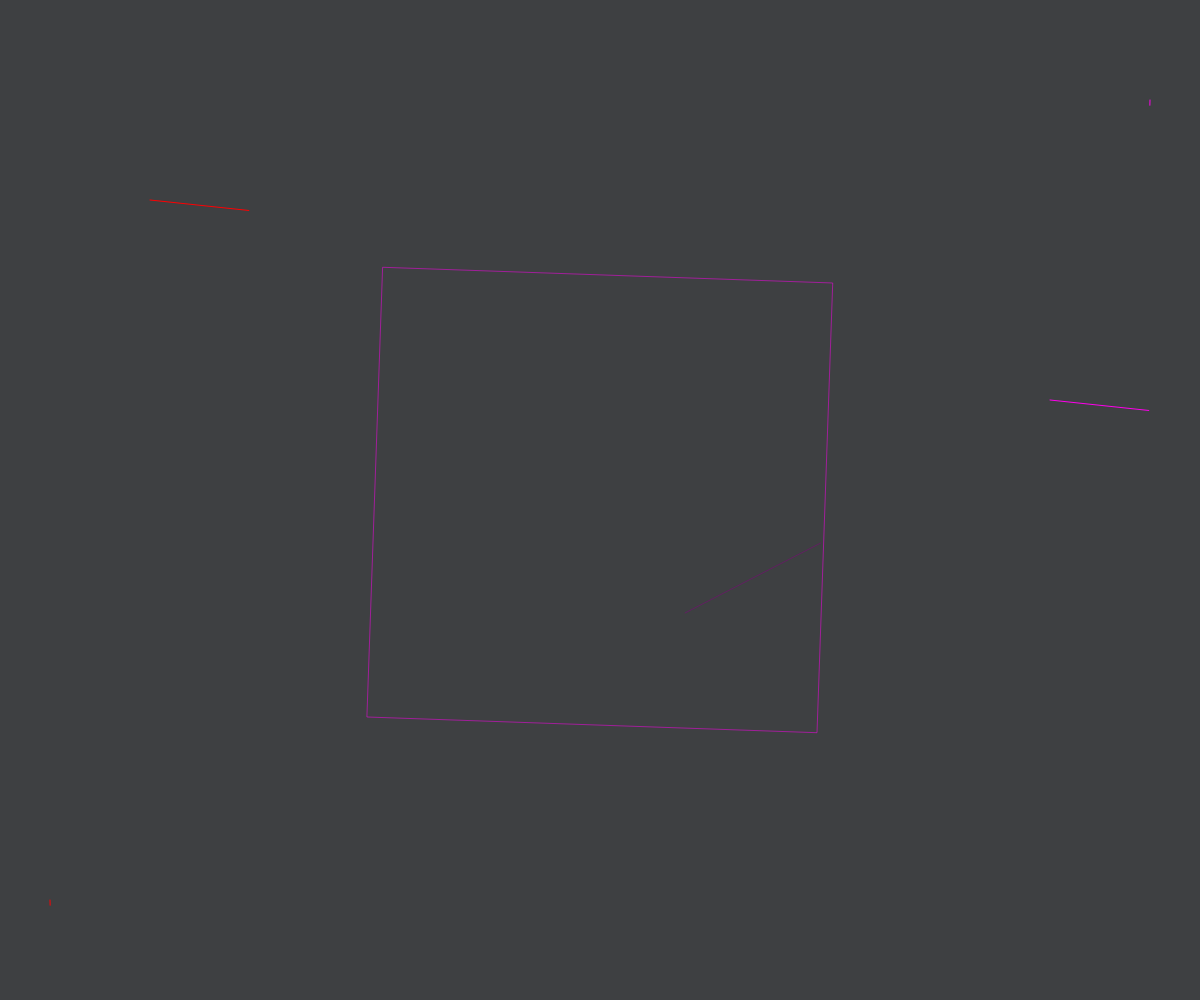
Frame 1 (no input)
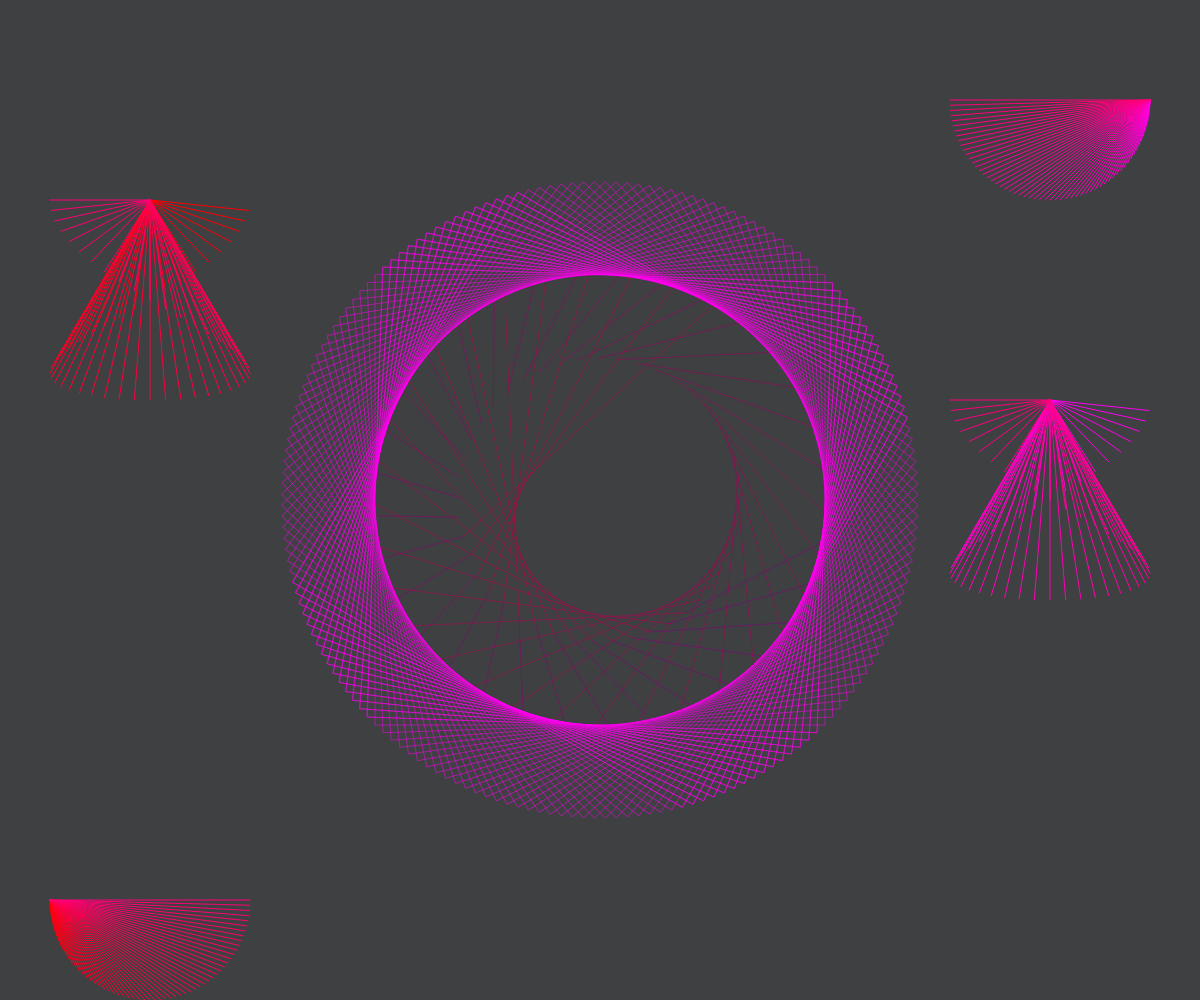
Frame 60 (no input)
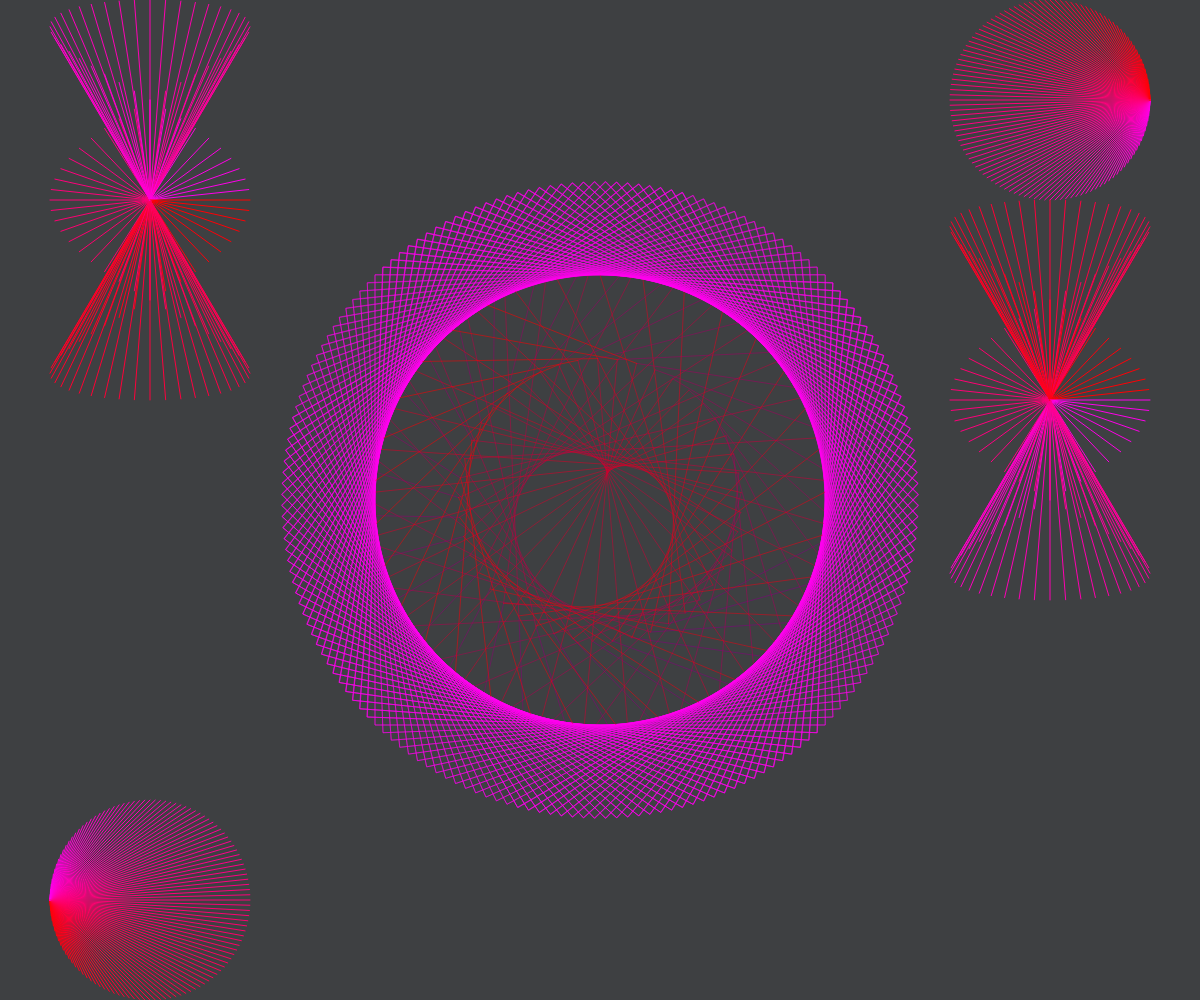
Frame 120 (the mouse pressed at the canvas centre since frame 60)

The p5.js sketch that drew these frames (run headless with seeded random() and noise() and a simulated clock; from frame 60 on, the mouse is pressed at the canvas centre):

// p5.js sketch
// ── sketch.js
function preload(){
  // put preload code here
}

function setup() {
  createCanvas(windowWidth, windowHeight);
  background(62, 64, 66);
  smooth();
  angleMode(DEGREES);
  frameRate(20);
}


var b=100;
var x= 2;
var y=0;
var c1=255;
var c2= 0;
var c3= 238;
var c4= 0;
var counter=120;

function draw() {
strokeWeight(1);

// animazione centro
push();
scale(0.5, 0.5);
translate(width,height);
rotate(frameCount*8);
stroke(lerpColor(color('purple'), color('red'),frameCount/120));
noFill();
line(3*cos(frameCount*3)*150,3*sin(frameCount*3)*150, 200, 200);
if (frameCount==600) {
noLoop();
}
pop();

// animazione quadrato
push();
translate(width/2,height/2);
strokeWeight(0.5)
rotate(frameCount*x);
stroke(c1, c2, c3);
noFill();
rectMode(CENTER);
rect(0,0,450,450);
if  (frameCount/counter==1) {
  x= x-4;
  c3= 0;
  c4=238;
}
if (frameCount/counter==2) {
  counter=counter*3;
  x=x+4;
  c3= 238;
  c4=0;
}
pop();

// animazione destra
push();
translate(width-150, 100);
rotate(frameCount*0);
stroke(lerpColor(color(c1,c2,c3), color(c1, c2, c4),frameCount/120));
noFill();
line(b,y,cos(frameCount*3)*+b,sin(frameCount*3)*+b);
pop();

push();
translate(width-150, 400);
rotate(frameCount*0);
stroke(lerpColor(color(c1,c2,c3), color(c1, c2, c4),frameCount/120));
noFill();
line(0,0,cos(frameCount*9)*+100,sin(frameCount*3)*+200);
pop();

//animazione sinistra
push();
translate(150, height-100);
rotate(frameCount*0);
stroke(lerpColor(color(c1,c2,c4), color(c1, c2, c3),frameCount/120));
noFill();
line(-b,  y,-cos(frameCount*3)*+b,sin(frameCount*3)*+b);
pop();

push();
translate(150, 200);
rotate(frameCount*0);
stroke(lerpColor(color(c1,c2,c4), color(c1, c2, c3),frameCount/120));
noFill();
line(0,0,cos(frameCount*9)*+100,sin(frameCount*3)*+200);
pop();
//

}
